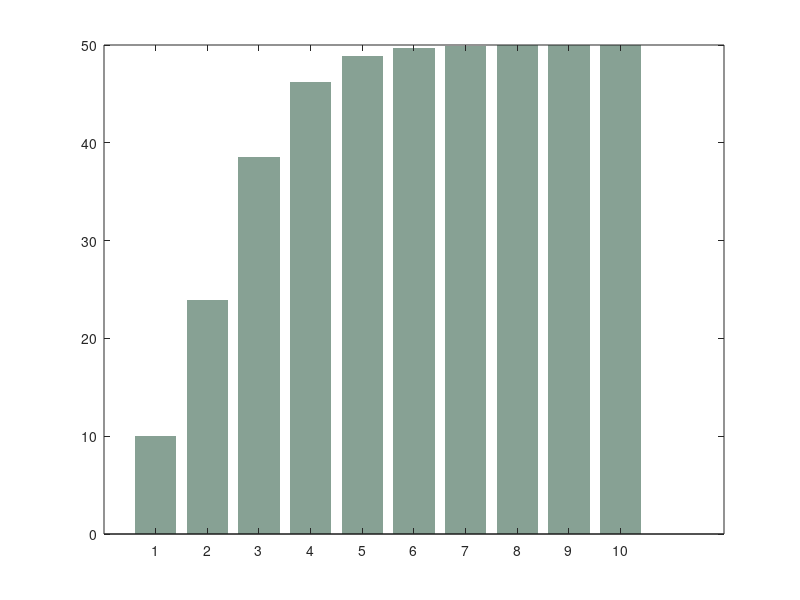

MATLAB code to generate this figure: (Note: this script raises an error after producing the figure.)
%figure_2
% With a spacing of 40 cm between plants and 50 cm between rows, it was calculated that 50 wheat plants were planted in 10 square meters, which is the same as the spacing between plants and rows in North China.
clc,clear;
%parameter setting
r1 = 1.3;   
K1 = 50; 
C0 = 10;  

% Define the time scale
tspan = 1:1:10;  

% Define the differential equation
logisticODE = @(t, C) r1 * C * (1 - C / K1);

% Solving differential equations using ode45
[t, C] = ode45(logisticODE, tspan, C0);

% Plotting results
figure;
x=bar(t, C);
set(x,'EdgeColor','none','facecolor',[0.53, 0.63, 0.58],'FaceAlpha',.5)
xlabel('Time   /Year','FontName','Times New Roman','Linewidth', 2,'FontSize',12);
ylabel('Number   of   Crop   / 10 m^2 ','FontName','Times New Roman','Linewidth', 2,'FontSize',12);
legend('$Crop$','Interpreter',"latex",'Linewidth', 2,'FontSize',12);
legend('boxoff')